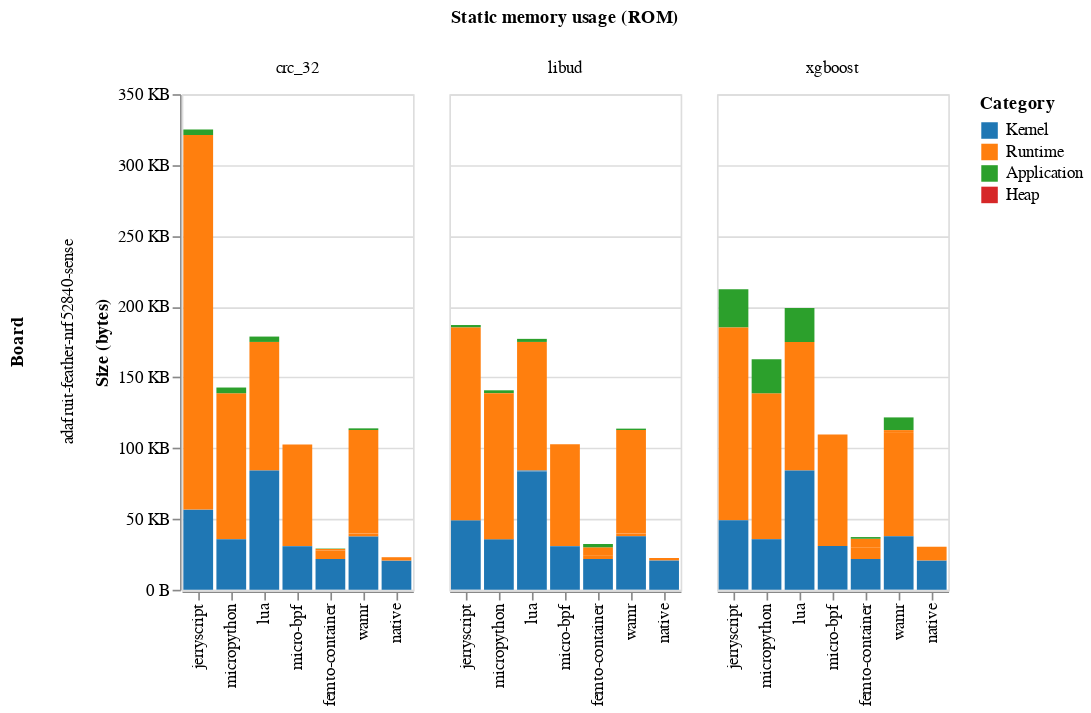
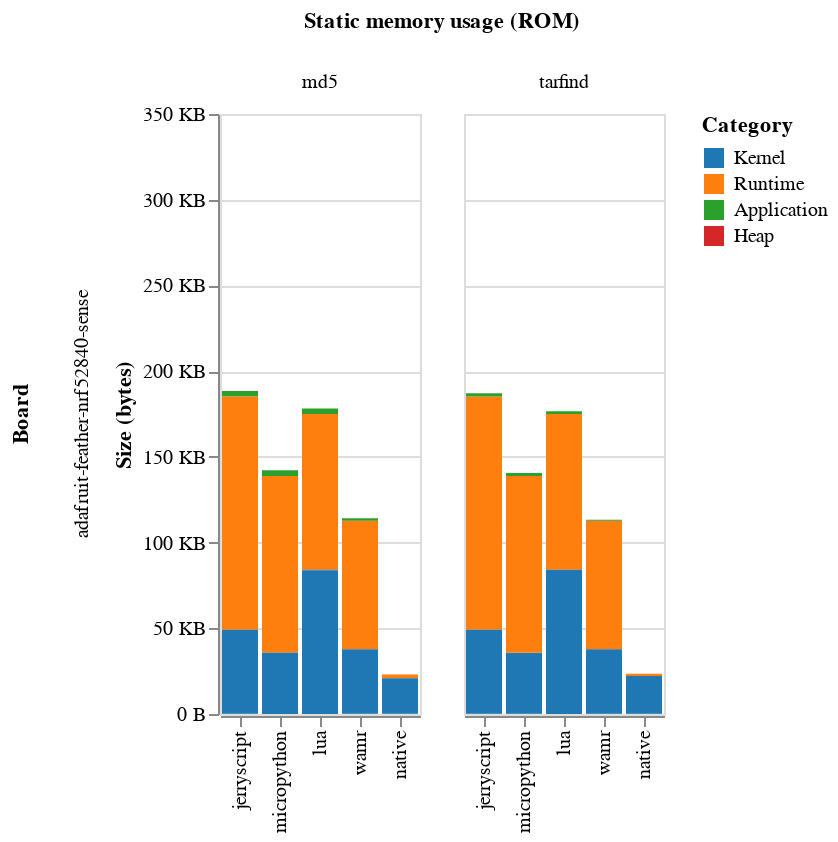

Here is the notebook cell these charts were saved with, in order:
### Code cell
HEAP_BENCHMARKS = ["md5", "tarfind"]
HEAP_LESS_BENCHMARKS = ["crc_32", "libud", "xgboost"]

BYTE_LABEL_EXPR = """
(datum.value >= 1000000000) ? format(datum.value / 1000000000, '.0f') + ' GB' : 
(datum.value >= 1000000) ? format(datum.value / 1000000, '.0f') + ' MB' : 
(datum.value >= 1000) ? format(datum.value / 1000, '.0f') + ' KB' : 
format(datum.value, '.0f') + ' B'
"""

sort = ["jerryscript", "micropython", "lua", "micro-bpf", "femto-container", "wamr"]
category_order = ["Kernel", "Runtime", "app", "Application",]

colors = {
    "jerryscript":"#1b9e77" ,
    "micropython": "#d95f02",
    "lua": "#7570b3",
    "micro-bpf": "#e7298a",
    "femto-container": "#66a61e",
    "wamr": "#e6ab02",
    "native": "#a6761d"
}
colors_scale = alt.Scale(domain=list(colors.keys()), range=list(colors.values()))

colors_category = {
    "Kernel": "#1f77b4",
    "Runtime": "#ff7f0e",
    "Application": "#2ca02c",
    "Heap": "#d62728",
}

colors_category_scale = alt.Scale(domain=list(colors_category.keys()), range=list(colors_category.values()))

Y_MAX = 350_000

def rom_chart(data):

     return (alt.Chart(data)
            .mark_bar()
            .encode(
                x=alt.X('environment:N', title='', sort=sort),
                y=alt.Y('size:Q', stack='zero', title='Size (bytes)', axis=alt.Axis(labelExpr=BYTE_LABEL_EXPR), scale=alt.Scale(domain=[0, Y_MAX])),
                color=alt.Color('category:N', title='', sort=category_order, scale=colors_category_scale),
                order=alt.Order("color_category_sort_index:Q"),
                tooltip=[
                    alt.Tooltip('type:N', title='Section'),
                    alt.Tooltip('category:N'),
                    alt.Tooltip('size:Q', title='Binary size (bytes)')
                ]
            )
            .facet(
                column=alt.Column('benchmark:N', title="Static memory usage (ROM)"),
                row = alt.Row('board:N', title="Board")
            )
    )
rom_data = df.filter(pl.col("type").is_in([".text", ".data"]))
heap_data = rom_data.filter(pl.col("benchmark").is_in(HEAP_BENCHMARKS))
heap_less_data = rom_data.filter(pl.col("benchmark").is_in(HEAP_LESS_BENCHMARKS))

rom_chart(heap_less_data).display(scaleFactor=2)
rom_chart(heap_data).display(scaleFactor=2)

### Figure 1 — Vega-Lite specification as saved in the notebook (floating-point values rounded to 4 significant figures)
{"config": {"view": {"continuousWidth": 300, "continuousHeight": 300}}, "data": {"name": "data-18471522132fa63af05cf40942bf1567"}, "facet": {"column": {"field": "benchmark", "title": "Static memory usage (ROM)", "type": "nominal"}, "row": {"field": "board", "title": "Board", "type": "nominal"}}, "spec": {"mark": {"type": "bar"}, "encoding": {"color": {"field": "category", "scale": {"domain": ["Kernel", "Runtime", "Application", "Heap"], "range": ["#1f77b4", "#ff7f0e", "#2ca02c", "#d62728"]}, "sort": ["Kernel", "Runtime", "app", "Application"], "title": "Category", "type": "nominal"}, "order": {"field": "color_category_sort_index", "type": "quantitative"}, "tooltip": [{"field": "type", "title": "Section", "type": "nominal"}, {"field": "category", "type": "nominal"}, {"field": "size", "title": "Binary size (bytes)", "type": "quantitative"}], "x": {"field": "environment", "sort": ["jerryscript", "micropython", "lua", "micro-bpf", "femto-container", "wamr"], "title": "", "type": "nominal"}, "y": {"axis": {"labelExpr": "\n(datum.value >= 1000000000) ? format(datum.value / 1000000000, '.0f') + ' GB' : \n(datum.value >= 1000000) ? format(datum.value / 1000000, '.0f') + ' MB' : \n(datum.value >= 1000) ? format(datum.value / 1000, '.0f') + ' KB' : \nformat(datum.value, '.0f') + ' B'\n"}, "field": "size", "scale": {"domain": [0, 350000]}, "stack": "zero", "title": "Size (bytes)", "type": "quantitative"}}}, "$schema": "https://vega.github.io/schema/vega-lite/v5.20.1.json", "datasets": {"data-18471522132fa63af05cf40942bf1567": [{"board": "adafruit-feather-nrf52840-sense", "environment": "jerryscript", "benchmark": "xgboost", "category": "Kernel", "type": ".data", "size": 158, "total_size": 4241180, "section_total_size": null}, {"board": "adafruit-feather-nrf52840-sense", "environment": "lua", "benchmark": "xgboost", "category": "Runtime", "type": ".text", "size": 90868, "total_size": 3693681, "section_total_size": 184964}, {"board": "adafruit-feather-nrf52840-sense", "environment": "jerryscript", "benchmark": "libud", "category": "Kernel", "type": ".data", "size": 158, "total_size": 4161628, "section_total_size": null}, {"board": "adafruit-feather-nrf52840-sense", "environment": "femto-container", "benchmark": "xgboost", "category": "Kernel", "type": ".data", "size": 158, "total_size": 1919391, "section_total_size": null}, {"board": "adafruit-feather-nrf52840-sense", "environment": "femto-container", "benchmark": "xgboost", "category": "Kernel", "type": ".text", "size": 21575, "total_size": 1919391, "section_total_size": 27572}, {"board": "adafruit-feather-nrf52840-sense", "environment": "lua", "benchmark": "xgboost", "category": "Runtime", "type": ".data", "size": 2, "total_size": 3693681, "section_total_size": null}, {"board": "adafruit-feather-nrf52840-sense", "environment": "jerryscript", "benchmark": "xgboost", "category": "Application", "type": ".text", "size": 27017, "total_size": 4241180, "section_total_size": 202828}, {"board": "adafruit-feather-nrf52840-sense", "environment": "micro-bpf", "benchmark": "libud", "category": "Runtime", "type": ".data", "size": 2, "total_size": 2050160, "section_total_size": null}, {"board": "adafruit-feather-nrf52840-sense", "environment": "micro-bpf", "benchmark": "crc_32", "category": "Kernel", "type": ".text", "size": 30680, "total_size": 2049924, "section_total_size": 98264}, {"board": "adafruit-feather-nrf52840-sense", "environment": "wamr", "benchmark": "xgboost", "category": "Runtime", "type": ".text", "size": 73079, "total_size": 3065235, "section_total_size": 109248}, {"board": "adafruit-feather-nrf52840-sense", "environment": "micro-bpf", "benchmark": "libud", "category": "Kernel", "type": ".text", "size": 30680, "total_size": 2050160, "section_total_size": 98496}, {"board": "adafruit-feather-nrf52840-sense", "environment": "lua", "benchmark": "xgboost", "category": "Application", "type": ".text", "size": 24022, "total_size": 3693681, "section_total_size": 184964}, {"board": "adafruit-feather-nrf52840-sense", "environment": "micropython", "benchmark": "crc_32", "category": "Runtime", "type": ".text", "size": 103049, "total_size": 3597414, "section_total_size": 131852}, {"board": "adafruit-feather-nrf52840-sense", "environment": "wamr", "benchmark": "crc_32", "category": "Kernel", "type": ".text", "size": 37549, "total_size": 3057486, "section_total_size": 101520}, {"board": "adafruit-feather-nrf52840-sense", "environment": "native", "benchmark": "xgboost", "category": "Kernel", "type": ".text", "size": 20493, "total_size": 1851856, "section_total_size": 29076}, {"board": "adafruit-feather-nrf52840-sense", "environment": "micro-bpf", "benchmark": "crc_32", "category": "Runtime", "type": ".data", "size": 2, "total_size": 2049924, "section_total_size": null}, {"board": "adafruit-feather-nrf52840-sense", "environment": "femto-container", "benchmark": "xgboost", "category": "Runtime", "type": ".data", "size": 8290, "total_size": 1919391, "section_total_size": null}, {"board": "adafruit-feather-nrf52840-sense", "environment": "native", "benchmark": "libud", "category": "Runtime", "type": ".data", "size": 2, "total_size": 1846974, "section_total_size": null}, {"board": "adafruit-feather-nrf52840-sense", "environment": "native", "benchmark": "crc_32", "category": "Kernel", "type": ".text", "size": 20493, "total_size": 1843560, "section_total_size": 21688}, {"board": "adafruit-feather-nrf52840-sense", "environment": "lua", "benchmark": "libud", "category": "Runtime", "type": ".text", "size": 90852, "total_size": 3476782, "section_total_size": 163100}, {"board": "adafruit-feather-nrf52840-sense", "environment": "jerryscript", "benchmark": "xgboost", "category": "Runtime", "type": ".data", "size": 2, "total_size": 4241180, "section_total_size": null}, {"board": "adafruit-feather-nrf52840-sense", "environment": "femto-container", "benchmark": "libud", "category": "Runtime", "type": ".data", "size": 2242, "total_size": 1914171, "section_total_size": null}, {"board": "adafruit-feather-nrf52840-sense", "environment": "micro-bpf", "benchmark": "xgboost", "category": "Runtime", "type": ".data", "size": 2, "total_size": 2057044, "section_total_size": null}, {"board": "adafruit-feather-nrf52840-sense", "environment": "micropython", "benchmark": "crc_32", "category": "Runtime", "type": ".data", "size": 3, "total_size": 3597414, "section_total_size": null}, {"board": "adafruit-feather-nrf52840-sense", "environment": "femto-container", "benchmark": "libud", "category": "Runtime", "type": ".text", "size": 6013, "total_size": 1914171, "section_total_size": 28724}, {"board": "adafruit-feather-nrf52840-sense", "environment": "native", "benchmark": "xgboost", "category": "Runtime", "type": ".text", "size": 9738, "total_size": 1851856, "section_total_size": 29076}, {"board": "adafruit-feather-nrf52840-sense", "environment": "wamr", "benchmark": "xgboost", "category": "Kernel", "type": ".data", "size": 158, "total_size": 3065235, "section_total_size": null}, {"board": "adafruit-feather-nrf52840-sense", "environment": "femto-container", "benchmark": "crc_32", "category": "Application", "type": ".text", "size": 298, "total_size": 1910845, "section_total_size": 26684}, {"board": "adafruit-feather-nrf52840-sense", "environment": "micro-bpf", "benchmark": "libud", "category": "Kernel", "type": ".data", "size": 158, "total_size": 2050160, "section_total_size": null}, {"board": "adafruit-feather-nrf52840-sense", "environment": "jerryscript", "benchmark": "crc_32", "category": "Kernel", "type": ".text", "size": 56568, "total_size": 6100970, "section_total_size": 302068}, {"board": "adafruit-feather-nrf52840-sense", "environment": "femto-container", "benchmark": "crc_32", "category": "Runtime", "type": ".text", "size": 6013, "total_size": 1910845, "section_total_size": 26684}, {"board": "adafruit-feather-nrf52840-sense", "environment": "native", "benchmark": "libud", "category": "Kernel", "type": ".text", "size": 20585, "total_size": 1846974, "section_total_size": 21140}, {"board": "adafruit-feather-nrf52840-sense", "environment": "micropython", "benchmark": "xgboost", "category": "Runtime", "type": ".data", "size": 3, "total_size": 3712424, "section_total_size": null}, {"board": "adafruit-feather-nrf52840-sense", "environment": "femto-container", "benchmark": "libud", "category": "Kernel", "type": ".data", "size": 158, "total_size": 1914171, "section_total_size": null}, {"board": "adafruit-feather-nrf52840-sense", "environment": "lua", "benchmark": "libud", "category": "Runtime", "type": ".data", "size": 2, "total_size": 3476782, "section_total_size": null}, {"board": "adafruit-feather-nrf52840-sense", "environment": "lua", "benchmark": "crc_32", "category": "Runtime", "type": ".text", "size": 90851, "total_size": 3503427, "section_total_size": 164724}, {"board": "adafruit-feather-nrf52840-sense", "environment": "wamr", "benchmark": "libud", "category": "Kernel", "type": ".data", "size": 158, "total_size": 3057294, "section_total_size": null}, {"board": "adafruit-feather-nrf52840-sense", "environment": "lua", "benchmark": "libud", "category": "Kernel", "type": ".text", "size": 83554, "total_size": 3476782, "section_total_size": 163100}, {"board": "adafruit-feather-nrf52840-sense", "environment": "lua", "benchmark": "xgboost", "category": "Kernel", "type": ".data", "size": 622, "total_size": 3693681, "section_total_size": null}, {"board": "adafruit-feather-nrf52840-sense", "environment": "native", "benchmark": "crc_32", "category": "Kernel", "type": ".data", "size": 158, "total_size": 1843560, "section_total_size": null}, {"board": "adafruit-feather-nrf52840-sense", "environment": "femto-container", "benchmark": "xgboost", "category": "Runtime", "type": ".text", "size": 6013, "total_size": 1919391, "section_total_size": 27572}, {"board": "adafruit-feather-nrf52840-sense", "environment": "micropython", "benchmark": "xgboost", "category": "Runtime", "type": ".text", "size": 103044, "total_size": 3712424, "section_total_size": 151848}, {"board": "adafruit-feather-nrf52840-sense", "environment": "jerryscript", "benchmark": "xgboost", "category": "Runtime", "type": ".text", "size": 136032, "total_size": 4241180, "section_total_size": 202828}, {"board": "adafruit-feather-nrf52840-sense", "environment": "jerryscript", "benchmark": "libud", "category": "Runtime", "type": ".data", "size": 2, "total_size": 4161628, "section_total_size": null}, {"board": "adafruit-feather-nrf52840-sense", "environment": "native", "benchmark": "xgboost", "category": "Runtime", "type": ".data", "size": 2, "total_size": 1851856, "section_total_size": null}, {"board": "adafruit-feather-nrf52840-sense", "environment": "lua", "benchmark": "crc_32", "category": "Kernel", "type": ".data", "size": 622, "total_size": 3503427, "section_total_size": null}, {"board": "adafruit-feather-nrf52840-sense", "environment": "femto-container", "benchmark": "libud", "category": "Application", "type": ".text", "size": 2338, "total_size": 1914171, "section_total_size": 28724}, {"board": "adafruit-feather-nrf52840-sense", "environment": "micropython", "benchmark": "xgboost", "category": "Kernel", "type": ".text", "size": 35602, "total_size": 3712424, "section_total_size": 151848}, {"board": "adafruit-feather-nrf52840-sense", "environment": "micro-bpf", "benchmark": "crc_32", "category": "Runtime", "type": ".text", "size": 71742, "total_size": 2049924, "section_total_size": 98264}, {"board": "adafruit-feather-nrf52840-sense", "environment": "wamr", "benchmark": "libud", "category": "Application", "type": ".text", "size": 1051, "total_size": 3057294, "section_total_size": 101328}, {"board": "adafruit-feather-nrf52840-sense", "environment": "micropython", "benchmark": "libud", "category": "Kernel", "type": ".text", "size": 35598, "total_size": 3591441, "section_total_size": 129900}, {"board": "adafruit-feather-nrf52840-sense", "environment": "jerryscript", "benchmark": "libud", "category": "Application", "type": ".text", "size": 1764, "total_size": 4161628, "section_total_size": 177572}, {"board": "adafruit-feather-nrf52840-sense", "environment": "lua", "benchmark": "crc_32", "category": "Application", "type": ".text", "size": 3783, "total_size": 3503427, "section_total_size": 164724}, {"board": "adafruit-feather-nrf52840-sense", "environment": "wamr", "benchmark": "crc_32", "category": "Runtime", "type": ".data", "size": 1962, "total_size": 3057486, "section_total_size": null}, {"board": "adafruit-feather-nrf52840-sense", "environment": "lua", "benchmark": "libud", "category": "Application", "type": ".text", "size": 2158, "total_size": 3476782, "section_total_size": 163100}, {"board": "adafruit-feather-nrf52840-sense", "environment": "micropython", "benchmark": "crc_32", "category": "Application", "type": ".text", "size": 4015, "total_size": 3597414, "section_total_size": 131852}, {"board": "adafruit-feather-nrf52840-sense", "environment": "lua", "benchmark": "crc_32", "category": "Runtime", "type": ".data", "size": 2, "total_size": 3503427, "section_total_size": null}, {"board": "adafruit-feather-nrf52840-sense", "environment": "jerryscript", "benchmark": "crc_32", "category": "Application", "type": ".text", "size": 3980, "total_size": 6100970, "section_total_size": 302068}, {"board": "adafruit-feather-nrf52840-sense", "environment": "jerryscript", "benchmark": "xgboost", "category": "Kernel", "type": ".text", "size": 49007, "total_size": 4241180, "section_total_size": 202828}, {"board": "adafruit-feather-nrf52840-sense", "environment": "micro-bpf", "benchmark": "xgboost", "category": "Runtime", "type": ".text", "size": 78862, "total_size": 2057044, "section_total_size": 105384}, {"board": "adafruit-feather-nrf52840-sense", "environment": "native", "benchmark": "xgboost", "category": "Kernel", "type": ".data", "size": 158, "total_size": 1851856, "section_total_size": null}, {"board": "adafruit-feather-nrf52840-sense", "environment": "wamr", "benchmark": "crc_32", "category": "Application", "type": ".text", "size": 1238, "total_size": 3057486, "section_total_size": 101520}, {"board": "adafruit-feather-nrf52840-sense", "environment": "native", "benchmark": "libud", "category": "Runtime", "type": ".text", "size": 1694, "total_size": 1846974, "section_total_size": 21140}, {"board": "adafruit-feather-nrf52840-sense", "environment": "wamr", "benchmark": "xgboost", "category": "Application", "type": ".text", "size": 8971, "total_size": 3065235, "section_total_size": 109248}, {"board": "adafruit-feather-nrf52840-sense", "environment": "wamr", "benchmark": "xgboost", "category": "Kernel", "type": ".text", "size": 37549, "total_size": 3065235, "section_total_size": 109248}, {"board": "adafruit-feather-nrf52840-sense", "environment": "micro-bpf", "benchmark": "xgboost", "category": "Kernel", "type": ".data", "size": 158, "total_size": 2057044, "section_total_size": null}, {"board": "adafruit-feather-nrf52840-sense", "environment": "femto-container", "benchmark": "crc_32", "category": "Runtime", "type": ".data", "size": 1026, "total_size": 1910845, "section_total_size": null}, {"board": "adafruit-feather-nrf52840-sense", "environment": "wamr", "benchmark": "libud", "category": "Runtime", "type": ".data", "size": 1962, "total_size": 3057294, "section_total_size": null}, {"board": "adafruit-feather-nrf52840-sense", "environment": "wamr", "benchmark": "libud", "category": "Runtime", "type": ".text", "size": 73079, "total_size": 3057294, "section_total_size": 101328}, {"board": "adafruit-feather-nrf52840-sense", "environment": "lua", "benchmark": "xgboost", "category": "Kernel", "type": ".text", "size": 83554, "total_size": 3693681, "section_total_size": 184964}, {"board": "adafruit-feather-nrf52840-sense", "environment": "micropython", "benchmark": "libud", "category": "Kernel", "type": ".data", "size": 157, "total_size": 3591441, "section_total_size": null}, {"board": "adafruit-feather-nrf52840-sense", "environment": "native", "benchmark": "libud", "category": "Kernel", "type": ".data", "size": 158, "total_size": 1846974, "section_total_size": null}, {"board": "adafruit-feather-nrf52840-sense", "environment": "femto-container", "benchmark": "xgboost", "category": "Application", "type": ".text", "size": 1186, "total_size": 1919391, "section_total_size": 27572}, {"board": "adafruit-feather-nrf52840-sense", "environment": "wamr", "benchmark": "libud", "category": "Kernel", "type": ".text", "size": 37549, "total_size": 3057294, "section_total_size": 101328}, {"board": "adafruit-feather-nrf52840-sense", "environment": "lua", "benchmark": "crc_32", "category": "Kernel", "type": ".text", "size": 83554, "total_size": 3503427, "section_total_size": 164724}, {"board": "adafruit-feather-nrf52840-sense", "environment": "jerryscript", "benchmark": "crc_32", "category": "Runtime", "type": ".data", "size": 2, "total_size": 6100970, "section_total_size": null}, {"board": "adafruit-feather-nrf52840-sense", "environment": "micropython", "benchmark": "libud", "category": "Runtime", "type": ".data", "size": 3, "total_size": 3591441, "section_total_size": null}, {"board": "adafruit-feather-nrf52840-sense", "environment": "micropython", "benchmark": "libud", "category": "Application", "type": ".text", "size": 2061, "total_size": 3591441, "section_total_size": 129900}, {"board": "adafruit-feather-nrf52840-sense", "environment": "wamr", "benchmark": "xgboost", "category": "Runtime", "type": ".data", "size": 1962, "total_size": 3065235, "section_total_size": null}, {"board": "adafruit-feather-nrf52840-sense", "environment": "micropython", "benchmark": "crc_32", "category": "Kernel", "type": ".data", "size": 157, "total_size": 3597414, "section_total_size": null}, {"board": "adafruit-feather-nrf52840-sense", "environment": "wamr", "benchmark": "crc_32", "category": "Runtime", "type": ".text", "size": 73084, "total_size": 3057486, "section_total_size": 101520}, {"board": "adafruit-feather-nrf52840-sense", "environment": "jerryscript", "benchmark": "crc_32", "category": "Kernel", "type": ".data", "size": 158, "total_size": 6100970, "section_total_size": null}, {"board": "adafruit-feather-nrf52840-sense", "environment": "femto-container", "benchmark": "crc_32", "category": "Kernel", "type": ".data", "size": 158, "total_size": 1910845, "section_total_size": null}, {"board": "adafruit-feather-nrf52840-sense", "environment": "micro-bpf", "benchmark": "xgboost", "category": "Kernel", "type": ".text", "size": 30680, "total_size": 2057044, "section_total_size": 105384}, {"board": "adafruit-feather-nrf52840-sense", "environment": "native", "benchmark": "crc_32", "category": "Runtime", "type": ".data", "size": 2, "total_size": 1843560, "section_total_size": null}, {"board": "adafruit-feather-nrf52840-sense", "environment": "wamr", "benchmark": "crc_32", "category": "Kernel", "type": ".data", "size": 158, "total_size": 3057486, "section_total_size": null}, {"board": "adafruit-feather-nrf52840-sense", "environment": "micropython", "benchmark": "crc_32", "category": "Kernel", "type": ".text", "size": 35598, "total_size": 3597414, "section_total_size": 131852}, {"board": "adafruit-feather-nrf52840-sense", "environment": "micro-bpf", "benchmark": "libud", "category": "Runtime", "type": ".text", "size": 71974, "total_size": 2050160, "section_total_size": 98496}, {"board": "adafruit-feather-nrf52840-sense", "environment": "micropython", "benchmark": "xgboost", "category": "Application", "type": ".text", "size": 24012, "total_size": 3712424, "section_total_size": 151848}, {"board": "adafruit-feather-nrf52840-sense", "environment": "femto-container", "benchmark": "libud", "category": "Kernel", "type": ".text", "size": 21575, "total_size": 1914171, "section_total_size": 28724}, {"board": "adafruit-feather-nrf52840-sense", "environment": "lua", "benchmark": "libud", "category": "Kernel", "type": ".data", "size": 622, "total_size": 3476782, "section_total_size": null}, {"board": "adafruit-feather-nrf52840-sense", "environment": "micro-bpf", "benchmark": "crc_32", "category": "Kernel", "type": ".data", "size": 158, "total_size": 2049924, "section_total_size": null}, {"board": "adafruit-feather-nrf52840-sense", "environment": "jerryscript", "benchmark": "libud", "category": "Kernel", "type": ".text", "size": 49007, "total_size": 4161628, "section_total_size": 177572}, {"board": "adafruit-feather-nrf52840-sense", "environment": "jerryscript", "benchmark": "crc_32", "category": "Runtime", "type": ".text", "size": 264349, "total_size": 6100970, "section_total_size": 302068}, {"board": "adafruit-feather-nrf52840-sense", "environment": "femto-container", "benchmark": "crc_32", "category": "Kernel", "type": ".text", "size": 21575, "total_size": 1910845, "section_total_size": 26684}, {"board": "adafruit-feather-nrf52840-sense", "environment": "native", "benchmark": "crc_32", "category": "Runtime", "type": ".text", "size": 2334, "total_size": 1843560, "section_total_size": 21688}, {"board": "adafruit-feather-nrf52840-sense", "environment": "jerryscript", "benchmark": "libud", "category": "Runtime", "type": ".text", "size": 136029, "total_size": 4161628, "section_total_size": 177572}, {"board": "adafruit-feather-nrf52840-sense", "environment": "micropython", "benchmark": "libud", "category": "Runtime", "type": ".text", "size": 103051, "total_size": 3591441, "section_total_size": 129900}, {"board": "adafruit-feather-nrf52840-sense", "environment": "micropython", "benchmark": "xgboost", "category": "Kernel", "type": ".data", "size": 157, "total_size": 3712424, "section_total_size": null}]}}

### Figure 2 — Vega-Lite specification as saved in the notebook (floating-point values rounded to 4 significant figures)
{"config": {"view": {"continuousWidth": 300, "continuousHeight": 300}}, "data": {"name": "data-4861329766a8f09a819f53900733bfe1"}, "facet": {"column": {"field": "benchmark", "title": "Static memory usage (ROM)", "type": "nominal"}, "row": {"field": "board", "title": "Board", "type": "nominal"}}, "spec": {"mark": {"type": "bar"}, "encoding": {"color": {"field": "category", "scale": {"domain": ["Kernel", "Runtime", "Application", "Heap"], "range": ["#1f77b4", "#ff7f0e", "#2ca02c", "#d62728"]}, "sort": ["Kernel", "Runtime", "app", "Application"], "title": "Category", "type": "nominal"}, "order": {"field": "color_category_sort_index", "type": "quantitative"}, "tooltip": [{"field": "type", "title": "Section", "type": "nominal"}, {"field": "category", "type": "nominal"}, {"field": "size", "title": "Binary size (bytes)", "type": "quantitative"}], "x": {"field": "environment", "sort": ["jerryscript", "micropython", "lua", "micro-bpf", "femto-container", "wamr"], "title": "", "type": "nominal"}, "y": {"axis": {"labelExpr": "\n(datum.value >= 1000000000) ? format(datum.value / 1000000000, '.0f') + ' GB' : \n(datum.value >= 1000000) ? format(datum.value / 1000000, '.0f') + ' MB' : \n(datum.value >= 1000) ? format(datum.value / 1000, '.0f') + ' KB' : \nformat(datum.value, '.0f') + ' B'\n"}, "field": "size", "scale": {"domain": [0, 350000]}, "stack": "zero", "title": "Size (bytes)", "type": "quantitative"}}}, "$schema": "https://vega.github.io/schema/vega-lite/v5.20.1.json", "datasets": {"data-4861329766a8f09a819f53900733bfe1": [{"board": "adafruit-feather-nrf52840-sense", "environment": "micropython", "benchmark": "md5", "category": "Kernel", "type": ".text", "size": 35598, "total_size": 3596722, "section_total_size": 131160}, {"board": "adafruit-feather-nrf52840-sense", "environment": "micropython", "benchmark": "md5", "category": "Application", "type": ".text", "size": 3324, "total_size": 3596722, "section_total_size": 131160}, {"board": "adafruit-feather-nrf52840-sense", "environment": "native", "benchmark": "md5", "category": "Kernel", "type": ".data", "size": 158, "total_size": 1858005, "section_total_size": null}, {"board": "adafruit-feather-nrf52840-sense", "environment": "wamr", "benchmark": "md5", "category": "Runtime", "type": ".data", "size": 1962, "total_size": 3057646, "section_total_size": null}, {"board": "adafruit-feather-nrf52840-sense", "environment": "jerryscript", "benchmark": "md5", "category": "Kernel", "type": ".data", "size": 158, "total_size": 4176484, "section_total_size": null}, {"board": "adafruit-feather-nrf52840-sense", "environment": "jerryscript", "benchmark": "md5", "category": "Application", "type": ".text", "size": 3281, "total_size": 4176484, "section_total_size": 179092}, {"board": "adafruit-feather-nrf52840-sense", "environment": "native", "benchmark": "tarfind", "category": "Kernel", "type": ".data", "size": 158, "total_size": 1884245, "section_total_size": null}, {"board": "adafruit-feather-nrf52840-sense", "environment": "lua", "benchmark": "md5", "category": "Runtime", "type": ".data", "size": 2, "total_size": 3537792, "section_total_size": null}, {"board": "adafruit-feather-nrf52840-sense", "environment": "native", "benchmark": "tarfind", "category": "Runtime", "type": ".text", "size": 1408, "total_size": 1884245, "section_total_size": 22104}, {"board": "adafruit-feather-nrf52840-sense", "environment": "native", "benchmark": "tarfind", "category": "Kernel", "type": ".text", "size": 21965, "total_size": 1884245, "section_total_size": 22104}, {"board": "adafruit-feather-nrf52840-sense", "environment": "lua", "benchmark": "tarfind", "category": "Runtime", "type": ".text", "size": 90867, "total_size": 3501845, "section_total_size": 162548}, {"board": "adafruit-feather-nrf52840-sense", "environment": "jerryscript", "benchmark": "tarfind", "category": "Kernel", "type": ".data", "size": 158, "total_size": 4162750, "section_total_size": null}, {"board": "adafruit-feather-nrf52840-sense", "environment": "lua", "benchmark": "tarfind", "category": "Kernel", "type": ".data", "size": 622, "total_size": 3501845, "section_total_size": null}, {"board": "adafruit-feather-nrf52840-sense", "environment": "lua", "benchmark": "tarfind", "category": "Application", "type": ".text", "size": 1607, "total_size": 3501845, "section_total_size": 162548}, {"board": "adafruit-feather-nrf52840-sense", "environment": "lua", "benchmark": "md5", "category": "Kernel", "type": ".text", "size": 83554, "total_size": 3537792, "section_total_size": 164076}, {"board": "adafruit-feather-nrf52840-sense", "environment": "micropython", "benchmark": "tarfind", "category": "Runtime", "type": ".data", "size": 3, "total_size": 3605217, "section_total_size": null}, {"board": "adafruit-feather-nrf52840-sense", "environment": "lua", "benchmark": "md5", "category": "Runtime", "type": ".text", "size": 90872, "total_size": 3537792, "section_total_size": 164076}, {"board": "adafruit-feather-nrf52840-sense", "environment": "wamr", "benchmark": "tarfind", "category": "Runtime", "type": ".text", "size": 73080, "total_size": 3056758, "section_total_size": 100792}, {"board": "adafruit-feather-nrf52840-sense", "environment": "micropython", "benchmark": "md5", "category": "Runtime", "type": ".data", "size": 3, "total_size": 3596722, "section_total_size": null}, {"board": "adafruit-feather-nrf52840-sense", "environment": "jerryscript", "benchmark": "tarfind", "category": "Runtime", "type": ".text", "size": 136030, "total_size": 4162750, "section_total_size": 177668}, {"board": "adafruit-feather-nrf52840-sense", "environment": "jerryscript", "benchmark": "tarfind", "category": "Kernel", "type": ".text", "size": 49007, "total_size": 4162750, "section_total_size": 177668}, {"board": "adafruit-feather-nrf52840-sense", "environment": "native", "benchmark": "tarfind", "category": "Runtime", "type": ".data", "size": 2, "total_size": 1884245, "section_total_size": null}, {"board": "adafruit-feather-nrf52840-sense", "environment": "jerryscript", "benchmark": "md5", "category": "Runtime", "type": ".data", "size": 2, "total_size": 4176484, "section_total_size": null}, {"board": "adafruit-feather-nrf52840-sense", "environment": "wamr", "benchmark": "tarfind", "category": "Runtime", "type": ".data", "size": 1962, "total_size": 3056758, "section_total_size": null}, {"board": "adafruit-feather-nrf52840-sense", "environment": "jerryscript", "benchmark": "md5", "category": "Runtime", "type": ".text", "size": 136032, "total_size": 4176484, "section_total_size": 179092}, {"board": "adafruit-feather-nrf52840-sense", "environment": "jerryscript", "benchmark": "tarfind", "category": "Runtime", "type": ".data", "size": 2, "total_size": 4162750, "section_total_size": null}, {"board": "adafruit-feather-nrf52840-sense", "environment": "micropython", "benchmark": "tarfind", "category": "Application", "type": ".text", "size": 1839, "total_size": 3605217, "section_total_size": 129676}, {"board": "adafruit-feather-nrf52840-sense", "environment": "wamr", "benchmark": "tarfind", "category": "Kernel", "type": ".data", "size": 158, "total_size": 3056758, "section_total_size": null}, {"board": "adafruit-feather-nrf52840-sense", "environment": "native", "benchmark": "md5", "category": "Runtime", "type": ".text", "size": 2170, "total_size": 1858005, "section_total_size": 21656}, {"board": "adafruit-feather-nrf52840-sense", "environment": "wamr", "benchmark": "md5", "category": "Runtime", "type": ".text", "size": 73084, "total_size": 3057646, "section_total_size": 101680}, {"board": "adafruit-feather-nrf52840-sense", "environment": "wamr", "benchmark": "md5", "category": "Kernel", "type": ".data", "size": 158, "total_size": 3057646, "section_total_size": null}, {"board": "adafruit-feather-nrf52840-sense", "environment": "jerryscript", "benchmark": "md5", "category": "Kernel", "type": ".text", "size": 49007, "total_size": 4176484, "section_total_size": 179092}, {"board": "adafruit-feather-nrf52840-sense", "environment": "wamr", "benchmark": "md5", "category": "Application", "type": ".text", "size": 1398, "total_size": 3057646, "section_total_size": 101680}, {"board": "adafruit-feather-nrf52840-sense", "environment": "lua", "benchmark": "tarfind", "category": "Runtime", "type": ".data", "size": 2, "total_size": 3501845, "section_total_size": null}, {"board": "adafruit-feather-nrf52840-sense", "environment": "micropython", "benchmark": "tarfind", "category": "Kernel", "type": ".data", "size": 157, "total_size": 3605217, "section_total_size": null}, {"board": "adafruit-feather-nrf52840-sense", "environment": "native", "benchmark": "md5", "category": "Runtime", "type": ".data", "size": 2, "total_size": 1858005, "section_total_size": null}, {"board": "adafruit-feather-nrf52840-sense", "environment": "jerryscript", "benchmark": "tarfind", "category": "Application", "type": ".text", "size": 1859, "total_size": 4162750, "section_total_size": 177668}, {"board": "adafruit-feather-nrf52840-sense", "environment": "lua", "benchmark": "md5", "category": "Kernel", "type": ".data", "size": 622, "total_size": 3537792, "section_total_size": null}, {"board": "adafruit-feather-nrf52840-sense", "environment": "wamr", "benchmark": "tarfind", "category": "Application", "type": ".text", "size": 514, "total_size": 3056758, "section_total_size": 100792}, {"board": "adafruit-feather-nrf52840-sense", "environment": "wamr", "benchmark": "md5", "category": "Kernel", "type": ".text", "size": 37549, "total_size": 3057646, "section_total_size": 101680}, {"board": "adafruit-feather-nrf52840-sense", "environment": "micropython", "benchmark": "tarfind", "category": "Kernel", "type": ".text", "size": 35598, "total_size": 3605217, "section_total_size": 129676}, {"board": "adafruit-feather-nrf52840-sense", "environment": "micropython", "benchmark": "md5", "category": "Runtime", "type": ".text", "size": 103048, "total_size": 3596722, "section_total_size": 131160}, {"board": "adafruit-feather-nrf52840-sense", "environment": "micropython", "benchmark": "md5", "category": "Kernel", "type": ".data", "size": 157, "total_size": 3596722, "section_total_size": null}, {"board": "adafruit-feather-nrf52840-sense", "environment": "micropython", "benchmark": "tarfind", "category": "Runtime", "type": ".text", "size": 103049, "total_size": 3605217, "section_total_size": 129676}, {"board": "adafruit-feather-nrf52840-sense", "environment": "lua", "benchmark": "md5", "category": "Application", "type": ".text", "size": 3130, "total_size": 3537792, "section_total_size": 164076}, {"board": "adafruit-feather-nrf52840-sense", "environment": "wamr", "benchmark": "tarfind", "category": "Kernel", "type": ".text", "size": 37549, "total_size": 3056758, "section_total_size": 100792}, {"board": "adafruit-feather-nrf52840-sense", "environment": "native", "benchmark": "md5", "category": "Kernel", "type": ".text", "size": 20673, "total_size": 1858005, "section_total_size": 21656}, {"board": "adafruit-feather-nrf52840-sense", "environment": "lua", "benchmark": "tarfind", "category": "Kernel", "type": ".text", "size": 83554, "total_size": 3501845, "section_total_size": 162548}]}}
